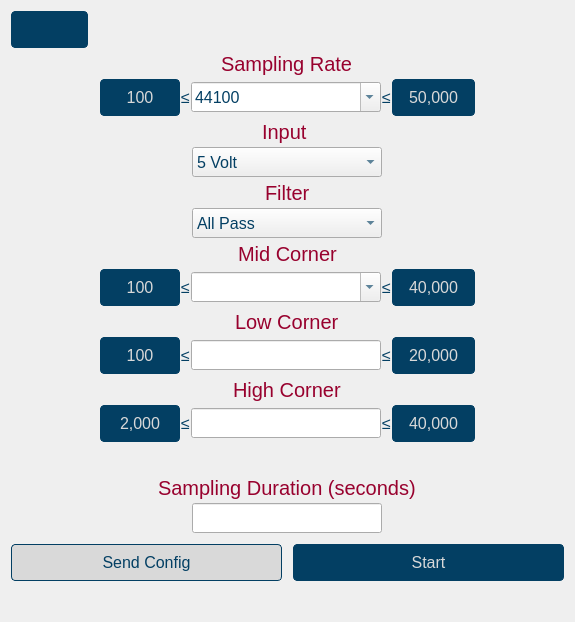
<?xml version="1.0" encoding="UTF-8"?>
<ui version="4.0">
 <class>BasicOpetaionWidget</class>
 <widget class="QWidget" name="BasicOpetaionWidget">
  <property name="geometry">
   <rect>
    <x>0</x>
    <y>0</y>
    <width>575</width>
    <height>622</height>
   </rect>
  </property>
  <property name="windowTitle">
   <string>Form</string>
  </property>
  <property name="styleSheet">
   <string notr="true">QWidget {
	font-family: &quot;Segoe UI&quot;;
	font-size: 16px;
	color: #033f63;
}

QPushButton {
	background-color: #033f63;
	color: #d9d9d9;
	border: 1px solid #033f63;
	border-radius: 4px;
	padding: 8px 16px;
}

#sampling_rate_label, #input_label, #filter_label, #mid_corner_label, #low_corner_label, #high_corner_label, #sampling_time_label {
	font-size: 20px;
	text-align: center;
	color: #98012e;
}

#send_config_btn {
	color: #033f63;
	background-color: #d9d9d9;
	border: 1px solid #033f63;
}</string>
  </property>
  <layout class="QVBoxLayout" name="verticalLayout">
   <property name="spacing">
    <number>1</number>
   </property>
   <item alignment="Qt::AlignLeft">
    <widget class="QPushButton" name="home_btn">
     <property name="text">
      <string/>
     </property>
     <property name="icon">
      <iconset resource="basic_operation.qrc">
       <normaloff>:/assets/assets/home_icon.png</normaloff>:/assets/assets/home_icon.png</iconset>
     </property>
    </widget>
   </item>
   <item alignment="Qt::AlignHCenter">
    <widget class="QLabel" name="sampling_rate_label">
     <property name="maximumSize">
      <size>
       <width>16777215</width>
       <height>50</height>
      </size>
     </property>
     <property name="text">
      <string>Sampling Rate</string>
     </property>
    </widget>
   </item>
   <item>
    <layout class="QHBoxLayout" name="sample_rate_bar_layout">
     <item>
      <spacer name="horizontalSpacer">
       <property name="orientation">
        <enum>Qt::Horizontal</enum>
       </property>
       <property name="sizeType">
        <enum>QSizePolicy::Expanding</enum>
       </property>
       <property name="sizeHint" stdset="0">
        <size>
         <width>80</width>
         <height>20</height>
        </size>
       </property>
      </spacer>
     </item>
     <item alignment="Qt::AlignLeft">
      <widget class="QPushButton" name="sample_rate_min_btn">
       <property name="minimumSize">
        <size>
         <width>80</width>
         <height>0</height>
        </size>
       </property>
       <property name="text">
        <string>100</string>
       </property>
      </widget>
     </item>
     <item>
      <widget class="QLabel" name="lessThan1Sample">
       <property name="text">
        <string>≤</string>
       </property>
      </widget>
     </item>
     <item>
      <widget class="QComboBox" name="sample_rate_input_box">
       <property name="sizePolicy">
        <sizepolicy hsizetype="Expanding" vsizetype="Fixed">
         <horstretch>0</horstretch>
         <verstretch>0</verstretch>
        </sizepolicy>
       </property>
       <property name="minimumSize">
        <size>
         <width>190</width>
         <height>30</height>
        </size>
       </property>
       <property name="editable">
        <bool>true</bool>
       </property>
       <property name="currentIndex">
        <number>1</number>
       </property>
       <item>
        <property name="text">
         <string>48000</string>
        </property>
       </item>
       <item>
        <property name="text">
         <string>44100</string>
        </property>
       </item>
       <item>
        <property name="text">
         <string>22050</string>
        </property>
       </item>
       <item>
        <property name="text">
         <string>16000</string>
        </property>
       </item>
       <item>
        <property name="text">
         <string>8000</string>
        </property>
       </item>
       <item>
        <property name="text">
         <string>4000</string>
        </property>
       </item>
      </widget>
     </item>
     <item>
      <widget class="QLabel" name="lessThan2Sample">
       <property name="text">
        <string>≤</string>
       </property>
      </widget>
     </item>
     <item alignment="Qt::AlignRight">
      <widget class="QPushButton" name="sample_rate_max_btn">
       <property name="minimumSize">
        <size>
         <width>80</width>
         <height>0</height>
        </size>
       </property>
       <property name="text">
        <string>50,000</string>
       </property>
      </widget>
     </item>
     <item>
      <spacer name="horizontalSpacer_2">
       <property name="orientation">
        <enum>Qt::Horizontal</enum>
       </property>
       <property name="sizeType">
        <enum>QSizePolicy::Expanding</enum>
       </property>
       <property name="sizeHint" stdset="0">
        <size>
         <width>80</width>
         <height>20</height>
        </size>
       </property>
      </spacer>
     </item>
    </layout>
   </item>
   <item alignment="Qt::AlignHCenter">
    <widget class="QLabel" name="input_label">
     <property name="minimumSize">
      <size>
       <width>50</width>
       <height>0</height>
      </size>
     </property>
     <property name="maximumSize">
      <size>
       <width>16777215</width>
       <height>50</height>
      </size>
     </property>
     <property name="text">
      <string>Input</string>
     </property>
    </widget>
   </item>
   <item alignment="Qt::AlignHCenter">
    <widget class="QComboBox" name="input_input_box">
     <property name="minimumSize">
      <size>
       <width>190</width>
       <height>30</height>
      </size>
     </property>
     <property name="currentIndex">
      <number>0</number>
     </property>
     <item>
      <property name="text">
       <string>5 Volt</string>
      </property>
     </item>
     <item>
      <property name="text">
       <string>3.3 Volt</string>
      </property>
     </item>
     <item>
      <property name="text">
       <string>Analog In</string>
      </property>
     </item>
     <item>
      <property name="text">
       <string>Audio In</string>
      </property>
     </item>
    </widget>
   </item>
   <item alignment="Qt::AlignHCenter">
    <widget class="QLabel" name="filter_label">
     <property name="maximumSize">
      <size>
       <width>100</width>
       <height>50</height>
      </size>
     </property>
     <property name="text">
      <string>Filter</string>
     </property>
    </widget>
   </item>
   <item alignment="Qt::AlignHCenter">
    <widget class="QComboBox" name="filter_input_box">
     <property name="minimumSize">
      <size>
       <width>190</width>
       <height>30</height>
      </size>
     </property>
     <item>
      <property name="text">
       <string>All Pass</string>
      </property>
     </item>
     <item>
      <property name="text">
       <string>60 hz Notch</string>
      </property>
     </item>
     <item>
      <property name="text">
       <string>1st Order High Pass</string>
      </property>
     </item>
     <item>
      <property name="text">
       <string>1st Order Low Pass</string>
      </property>
     </item>
     <item>
      <property name="text">
       <string>6th Order High Pass</string>
      </property>
     </item>
     <item>
      <property name="text">
       <string>6th Order Low Pass</string>
      </property>
     </item>
     <item>
      <property name="text">
       <string>2nd Order Band Pass</string>
      </property>
     </item>
     <item>
      <property name="text">
       <string>6th Order Band Pass</string>
      </property>
     </item>
    </widget>
   </item>
   <item alignment="Qt::AlignHCenter">
    <widget class="QLabel" name="mid_corner_label">
     <property name="maximumSize">
      <size>
       <width>100</width>
       <height>50</height>
      </size>
     </property>
     <property name="text">
      <string>Mid Corner</string>
     </property>
    </widget>
   </item>
   <item>
    <layout class="QHBoxLayout" name="mid_corner_bar_layout">
     <item>
      <spacer name="horizontalSpacer_3">
       <property name="orientation">
        <enum>Qt::Horizontal</enum>
       </property>
       <property name="sizeType">
        <enum>QSizePolicy::Expanding</enum>
       </property>
       <property name="sizeHint" stdset="0">
        <size>
         <width>80</width>
         <height>20</height>
        </size>
       </property>
      </spacer>
     </item>
     <item>
      <widget class="QPushButton" name="mid_corner_min_btn">
       <property name="minimumSize">
        <size>
         <width>80</width>
         <height>0</height>
        </size>
       </property>
       <property name="text">
        <string>100</string>
       </property>
      </widget>
     </item>
     <item>
      <widget class="QLabel" name="lessThan1">
       <property name="maximumSize">
        <size>
         <width>16777215</width>
         <height>50</height>
        </size>
       </property>
       <property name="text">
        <string>≤</string>
       </property>
      </widget>
     </item>
     <item>
      <widget class="QComboBox" name="mid_corner_input_box">
       <property name="sizePolicy">
        <sizepolicy hsizetype="Expanding" vsizetype="Fixed">
         <horstretch>0</horstretch>
         <verstretch>0</verstretch>
        </sizepolicy>
       </property>
       <property name="minimumSize">
        <size>
         <width>190</width>
         <height>30</height>
        </size>
       </property>
       <property name="editable">
        <bool>true</bool>
       </property>
       <property name="currentText">
        <string/>
       </property>
       <property name="currentIndex">
        <number>-1</number>
       </property>
       <item>
        <property name="text">
         <string>100</string>
        </property>
       </item>
       <item>
        <property name="text">
         <string>1000</string>
        </property>
       </item>
       <item>
        <property name="text">
         <string>10000</string>
        </property>
       </item>
      </widget>
     </item>
     <item>
      <widget class="QLabel" name="lessThan2">
       <property name="maximumSize">
        <size>
         <width>16777215</width>
         <height>50</height>
        </size>
       </property>
       <property name="text">
        <string>≤</string>
       </property>
      </widget>
     </item>
     <item>
      <widget class="QPushButton" name="mid_corner_max_btn">
       <property name="minimumSize">
        <size>
         <width>80</width>
         <height>0</height>
        </size>
       </property>
       <property name="text">
        <string>40,000</string>
       </property>
      </widget>
     </item>
     <item>
      <spacer name="horizontalSpacer_4">
       <property name="orientation">
        <enum>Qt::Horizontal</enum>
       </property>
       <property name="sizeType">
        <enum>QSizePolicy::Expanding</enum>
       </property>
       <property name="sizeHint" stdset="0">
        <size>
         <width>80</width>
         <height>20</height>
        </size>
       </property>
      </spacer>
     </item>
    </layout>
   </item>
   <item alignment="Qt::AlignHCenter">
    <widget class="QLabel" name="low_corner_label">
     <property name="maximumSize">
      <size>
       <width>16777215</width>
       <height>50</height>
      </size>
     </property>
     <property name="text">
      <string>Low Corner</string>
     </property>
    </widget>
   </item>
   <item>
    <layout class="QHBoxLayout" name="low_corner_bar_layout">
     <item>
      <spacer name="horizontalSpacer_5">
       <property name="orientation">
        <enum>Qt::Horizontal</enum>
       </property>
       <property name="sizeType">
        <enum>QSizePolicy::Expanding</enum>
       </property>
       <property name="sizeHint" stdset="0">
        <size>
         <width>80</width>
         <height>20</height>
        </size>
       </property>
      </spacer>
     </item>
     <item>
      <widget class="QPushButton" name="low_corner_min_btn">
       <property name="minimumSize">
        <size>
         <width>80</width>
         <height>0</height>
        </size>
       </property>
       <property name="text">
        <string>100</string>
       </property>
      </widget>
     </item>
     <item>
      <widget class="QLabel" name="label_2">
       <property name="text">
        <string>≤</string>
       </property>
      </widget>
     </item>
     <item>
      <widget class="QLineEdit" name="low_corner_input">
       <property name="minimumSize">
        <size>
         <width>190</width>
         <height>30</height>
        </size>
       </property>
      </widget>
     </item>
     <item>
      <widget class="QLabel" name="label_3">
       <property name="text">
        <string>≤</string>
       </property>
      </widget>
     </item>
     <item>
      <widget class="QPushButton" name="low_corner_max_btn">
       <property name="minimumSize">
        <size>
         <width>80</width>
         <height>0</height>
        </size>
       </property>
       <property name="text">
        <string>20,000</string>
       </property>
      </widget>
     </item>
     <item>
      <spacer name="horizontalSpacer_6">
       <property name="orientation">
        <enum>Qt::Horizontal</enum>
       </property>
       <property name="sizeType">
        <enum>QSizePolicy::Expanding</enum>
       </property>
       <property name="sizeHint" stdset="0">
        <size>
         <width>80</width>
         <height>20</height>
        </size>
       </property>
      </spacer>
     </item>
    </layout>
   </item>
   <item alignment="Qt::AlignHCenter">
    <widget class="QLabel" name="high_corner_label">
     <property name="maximumSize">
      <size>
       <width>16777215</width>
       <height>50</height>
      </size>
     </property>
     <property name="text">
      <string>High Corner</string>
     </property>
    </widget>
   </item>
   <item>
    <layout class="QHBoxLayout" name="high_corner_bar_layout">
     <item>
      <spacer name="horizontalSpacer_7">
       <property name="orientation">
        <enum>Qt::Horizontal</enum>
       </property>
       <property name="sizeType">
        <enum>QSizePolicy::Expanding</enum>
       </property>
       <property name="sizeHint" stdset="0">
        <size>
         <width>80</width>
         <height>20</height>
        </size>
       </property>
      </spacer>
     </item>
     <item>
      <widget class="QPushButton" name="high_corner_min_btn">
       <property name="minimumSize">
        <size>
         <width>80</width>
         <height>0</height>
        </size>
       </property>
       <property name="text">
        <string>2,000</string>
       </property>
      </widget>
     </item>
     <item>
      <widget class="QLabel" name="label_4">
       <property name="text">
        <string>≤</string>
       </property>
      </widget>
     </item>
     <item>
      <widget class="QLineEdit" name="high_corner_input">
       <property name="minimumSize">
        <size>
         <width>190</width>
         <height>30</height>
        </size>
       </property>
      </widget>
     </item>
     <item>
      <widget class="QLabel" name="label_5">
       <property name="text">
        <string>≤</string>
       </property>
      </widget>
     </item>
     <item>
      <widget class="QPushButton" name="high_corner_max_btn">
       <property name="minimumSize">
        <size>
         <width>80</width>
         <height>0</height>
        </size>
       </property>
       <property name="text">
        <string>40,000</string>
       </property>
      </widget>
     </item>
     <item>
      <spacer name="horizontalSpacer_8">
       <property name="orientation">
        <enum>Qt::Horizontal</enum>
       </property>
       <property name="sizeType">
        <enum>QSizePolicy::Expanding</enum>
       </property>
       <property name="sizeHint" stdset="0">
        <size>
         <width>80</width>
         <height>20</height>
        </size>
       </property>
      </spacer>
     </item>
    </layout>
   </item>
   <item>
    <spacer name="verticalSpacer_2">
     <property name="orientation">
      <enum>Qt::Vertical</enum>
     </property>
     <property name="sizeType">
      <enum>QSizePolicy::Fixed</enum>
     </property>
     <property name="sizeHint" stdset="0">
      <size>
       <width>20</width>
       <height>30</height>
      </size>
     </property>
    </spacer>
   </item>
   <item alignment="Qt::AlignHCenter">
    <widget class="QLabel" name="sampling_time_label">
     <property name="maximumSize">
      <size>
       <width>16777215</width>
       <height>50</height>
      </size>
     </property>
     <property name="text">
      <string>Sampling Duration (seconds)</string>
     </property>
    </widget>
   </item>
   <item alignment="Qt::AlignHCenter">
    <widget class="QLineEdit" name="sampling_time_input">
     <property name="minimumSize">
      <size>
       <width>190</width>
       <height>30</height>
      </size>
     </property>
    </widget>
   </item>
   <item>
    <spacer name="verticalSpacer">
     <property name="orientation">
      <enum>Qt::Vertical</enum>
     </property>
     <property name="sizeType">
      <enum>QSizePolicy::Fixed</enum>
     </property>
     <property name="sizeHint" stdset="0">
      <size>
       <width>20</width>
       <height>10</height>
      </size>
     </property>
    </spacer>
   </item>
   <item>
    <layout class="QHBoxLayout" name="horizontalLayout_2">
     <item>
      <widget class="QPushButton" name="send_config_btn">
       <property name="text">
        <string>Send Config</string>
       </property>
      </widget>
     </item>
     <item>
      <spacer name="horizontalSpacer_9">
       <property name="orientation">
        <enum>Qt::Horizontal</enum>
       </property>
       <property name="sizeType">
        <enum>QSizePolicy::Fixed</enum>
       </property>
       <property name="sizeHint" stdset="0">
        <size>
         <width>10</width>
         <height>10</height>
        </size>
       </property>
      </spacer>
     </item>
     <item>
      <widget class="QPushButton" name="start_stop_sampling_btn">
       <property name="minimumSize">
        <size>
         <width>190</width>
         <height>0</height>
        </size>
       </property>
       <property name="text">
        <string>Start</string>
       </property>
      </widget>
     </item>
    </layout>
   </item>
   <item>
    <widget class="QLabel" name="connection_status_label">
     <property name="maximumSize">
      <size>
       <width>16777215</width>
       <height>50</height>
      </size>
     </property>
     <property name="text">
      <string/>
     </property>
    </widget>
   </item>
  </layout>
 </widget>
 <resources>
  <include location="basic_operation.qrc"/>
 </resources>
 <connections/>
</ui>
